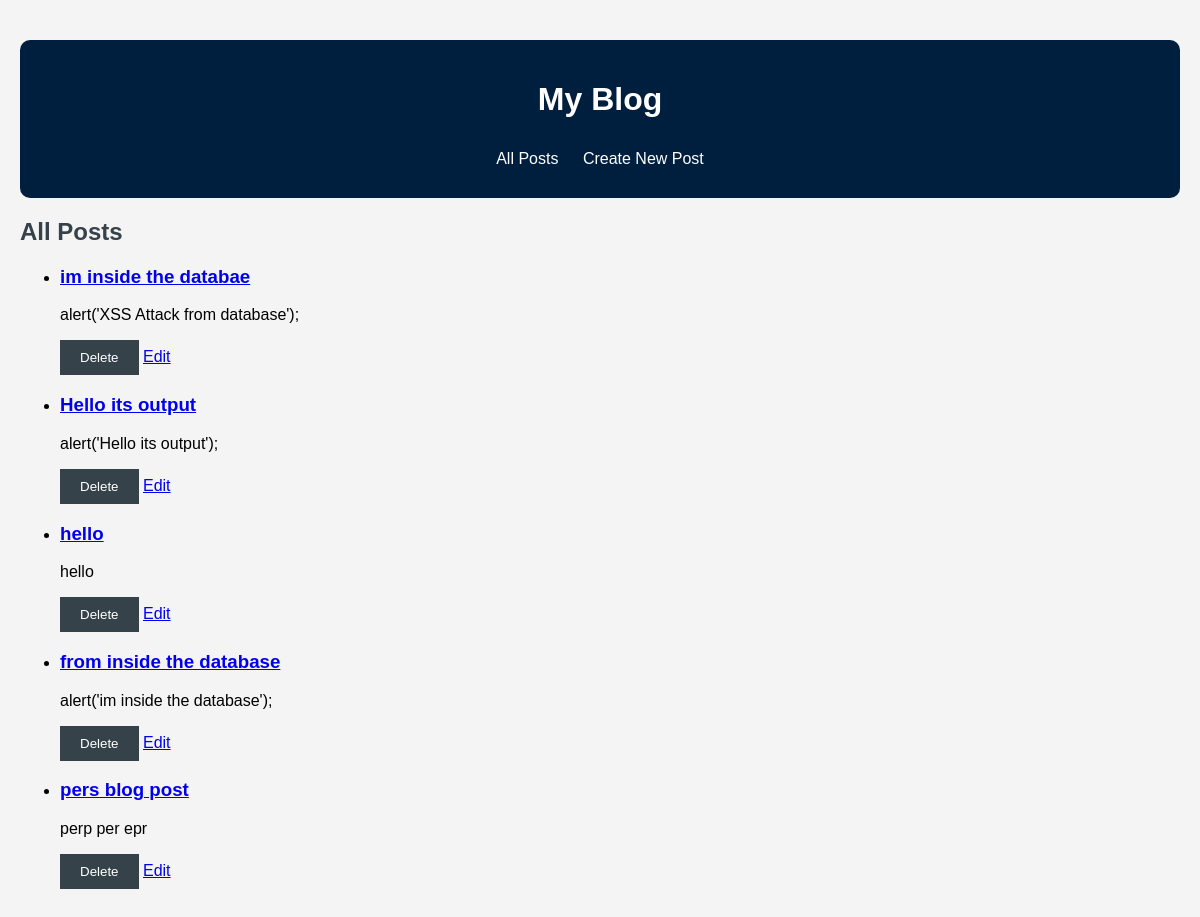
Screenshot of / (signed in) with the database file from the repository.
### models.py (models this page shows, shortened)
class Post(db.Model):
    id = db.Column(db.Integer, primary_key=True)
    title = db.Column(db.String(100), nullable=False)
    content = db.Column(db.Text, nullable=False)

### app.py (the view)
@app.route('/')
def index():
    posts = Post.query.all()
    for post in posts:
        post.content = clean_output(post.content)
    return render_template('index.html', posts=posts)

### app.py (called while the page is built)
@app.before_request
def loginCheck():
    open_routes = ['login', 'register', 'static'] #this is the only open routes, meaning a user that is not logged in only have acsess to the login page and the register page
    if 'user_id' not in session and request.endpoint not in open_routes:
        return redirect(url_for('login'))

@app.after_request
def add_security_headers(response):
    response.headers['Content-Security-Policy'] = "default-src 'self'; script-src 'unsafe-inline'; style-src 'self';"
    response.headers['X-Content-Type-Options'] = 'nosniff'
    response.headers['X-Frame-Options'] = 'DENY'
    response.headers['Strict-Transport-Security'] = 'max-age=31536000; includeSubDomains'
    return response

def clean_output(content):
    tag = ['p']
    attributes = {}
    sanitized_content = bleach.clean(content, tags=tag, attributes=attributes, strip=True)
    return sanitized_content

### templates/index.html (shortened to what this page needs)
{% extends 'base.html' %}
{% block content %}
<h2>All Posts</h2>
<ul>
    {% for post in posts %}
        <li>
            <h3><a href="{{ url_for('post', post_id=post.id) }}">{{ post.title }}</a></h3>
                <p>{{ post.content}}</p>
            <form action="{{ url_for('delete_post', post_id=post.id) }}" method="POST" style="display:inline;">
                <button type="submit">Delete</button>
            </form>
            <a href="{{ url_for('edit_post', post_id=post.id) }}">Edit</a>
        </li>
    {% endfor %}
</ul>
{% endblock %}

### templates/base.html (shortened to what this page needs)
<!DOCTYPE html>
<html lang="en">
<head>
    <link rel="stylesheet" href="{{ url_for('static', filename='style.css') }}">
</head>
<body>
    <header>
        <h1>My Blog</h1>
        <nav>
            <a href="{{ url_for('index') }}">All Posts</a>
            <a href="{{ url_for('create_post') }}">Create New Post</a>
        </nav>
    </header>
    <main>
        {% block content %}{% endblock %}
    </main>
</body>
</html>

### static/style.css (style rules this page uses)
body { font-family: Arial, sans-serif; margin: 0; padding: 20px; background-color: #f4f4f4; }
h2 { color: #35424a; }
form { margin: 20px 0; }
header { text-align: center; margin-top: 20px; background-color: #001f3f; padding: 20px; color: white; border-radius: 10px; }
nav { text-align: center; margin-top: 10px; background-color: #001f3f; padding: 10px; border-radius: 5px; }
nav a { color: white; text-decoration: none; margin: 0 10px; }
button { padding: 10px 20px; background-color: #35424a; color: white; border: none; cursor: pointer; }

### rows the page displays
Post: title "im inside the databae", content "alert('XSS Attack from database');"
Post: title "Hello its output", content "alert('Hello its output');"
Post: title "hello", content "hello"
Post: title "from inside the database", content "alert('im inside the database');"
Post: title "pers blog post", content "perp per epr"
